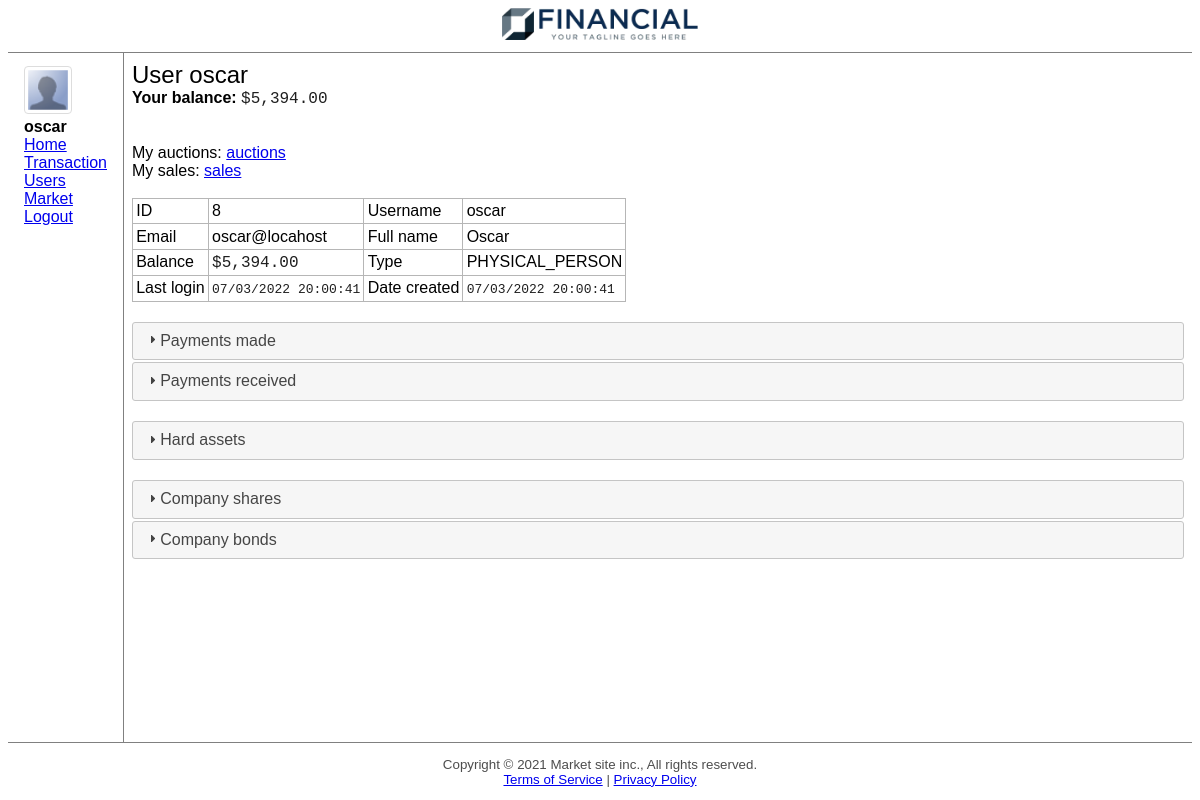
/user/8 (signed in), run on the app's committed database.
### market_site/models.py (models this page shows, shortened)
class User(db.Model, UserMixin):
	__tablename__ = 'users'
	id = db.Column(db.Integer, primary_key=True)
	username = db.Column(db.String(80), unique=True, nullable=False)
	password = db.Column(db.String(120), nullable=False)
	email = db.Column(db.String(80), unique=True, nullable=True)
	full_name = db.Column(db.String(80), unique=False, nullable=True)
	last_login = db.Column(db.DateTime, nullable=True, default=datetime.now)
	type = db.Column(db.Integer, default=PHYSICAL_PERSON)
	company_id = db.Column(db.Integer, unique=True, nullable=True)      # only if the type==LEGAL_PERSON
	bank_id = db.Column(db.Integer, unique=True, nullable=True)      # only if the type==BANKER
	date_created = db.Column(db.DateTime, nullable=False, default=datetime.now)
	balance = db.Column(db.Float, nullable=False, default=0)
	bank_loans = db.relationship('BankLoan', backref='borrower', lazy=True)
	hard_assets = db.relationship('HardAsset', backref='owner', lazy=True)
	company_shares = db.relationship('CompanyShare', backref='owner', lazy=True)
	company_bonds = db.relationship('CompanyBond', backref='owner', lazy=True)
	total_payments_received = db.Column(db.Float, nullable=True, default=0)
	total_payments_made = db.Column(db.Float, nullable=True, default=0)
	ha_sold = db.Column(db.Float, nullable=True, default=0)
	ha_bought = db.Column(db.Float, nullable=True, default=0)
	la_sold = db.Column(db.Float, nullable=True, default=0)
	la_bought = db.Column(db.Float, nullable=True, default=0)
	def shares(self):
		return self.shares_().all()
	def shares_(self):
		q = db.session.query(CompanyShare, Company, func.count(CompanyShare.company_id).label('share_number'))\
			.join(User, CompanyShare.owner_id == User.id)\
			.join(Company, CompanyShare.company_id == Company.id)\
			.where(User.id == self.id)\
			.group_by(Company.name)\
			.order_by(desc('share_number'))
		return q
	def bonds(self):
		return self.bonds_().all()
	def bonds_(self):
		q = db.session.query(CompanyBond, Company, func.count(CompanyBond.company_id).label('bond_number'))\
			.join(User, CompanyBond.owner_id == User.id)\
			.join(Company, CompanyBond.company_id == Company.id)\
			.where(User.id == self.id)\
			.group_by(Company.name)\
			.order_by(desc('bond_number'))
		return q
	def payments_received(self):
		return Transaction.query.filter_by(payee_id=self.id).all()
	def payments_made(self):
		return Transaction.query.filter_by(payer_id=self.id).all()

### market_site/users/routes.py (the view)
@users.route('/user/<int:user_id>', methods=['POST', 'GET'])
@login_required
def user(user_id):
	user = User.query.get_or_404(user_id)
	return render_template('user/user.html', title='User ' + user.username, user=user)

### market_site/models.py (called while the page is built)
@login_manager.user_loader
def load_user(user_id):
	return User.query.get(int(user_id))

	def is_on_sale(self):
		if self.sales:
			if self.sales[-1].status == FOR_SALE:
				return True
		return False

	def get_images(self):
		image_list = []
		try:
			image_list = json.loads(self.images)
			return image_list
		except:
			return False

### market_site/users/templates/user/user.html (shortened to what this page needs)
{% extends "layout.html" %}
{% block content %}
My auctions: <a href="/auctions/user/{{ current_user.id }}">auctions</a><br>
My sales: <a href="/sales/user/{{ current_user.id }}">sales</a><br>
<br>
<table tb>
    <tr>
        <td>ID</td>
        <td>{{ user.id }}</td>
        <td>Username</td>
        <td>{{ user.username }}</td>
    </tr>
    <tr>
        <td>Email</td>
        <td>{{ user.email }}</td>
        <td>Full name</td>
        <td>{{ user.full_name }}</td>
    </tr>
    <tr>
        <td>Balance</td>
        <td>{{ user.balance | price }}</td>
        <td>Type</td>
        <td>
            {% if user.type == 0 %} LEGAL_PERSON {% else %} PHYSICAL_PERSON {% endif %}
        </td>
    </tr>
    <tr>
        <td>Last login</td>
        <td><span class="t">{{ user.last_login | time }}</span> </td>
        <td>Date created</td>
        <td><span class="t">{{ user.date_created | time }}</span> </td>
    </tr>
</table>
<br>
<div class="transactions collapsable">
    <h3>Payments made</h3>
    <h3>Payments received</h3>
</div>
<br>
<div class="hard_assets collapsable">
    <h3>Hard assets</h3>
</div>
<br>
<div class="liquid_assets collapsable">
    <h3>Company shares</h3>
    <h3>Company bonds</h3>
</div>
{% endblock %}

### market_site/templates/layout.html (shortened to what this page needs)
{% from "macros.html" import
    link,
    ha_link,
    company_link,
    company_image,
    ha_image,
    ha_compact,
    pagination,
    user_link,
    auction_link,
    auction_image,
    auction_market,
    ha_market
with context %}
<!DOCTYPE html>
<html lang="en">
<head>
    <link rel="stylesheet" href="{{url_for('static', filename='jquery/jquery-ui.min.css')}}">
    <link rel="stylesheet" href="https://cdnjs.cloudflare.com/ajax/libs/font-awesome/4.7.0/css/font-awesome.min.css">
    <link rel="stylesheet" href="{{url_for('static', filename='css/style.css')}}">
    <link rel="stylesheet" href="{{url_for('static', filename='css/modal.css')}}">
    <link rel="stylesheet" href="{{url_for('static', filename='css/alert.css')}}">
    <link rel="stylesheet" href="{{url_for('static', filename='css/btn.css')}}">
    <link rel="stylesheet" href="{{url_for('static', filename='css/input.css')}}">
</head>
<body>
    <header>
        <img src="{{ url_for('static', filename='logos/logo1.1.png') }}" logo>
        <img src="{{ url_for('static', filename='logos/logo1.2.png') }}" logo>
    </header>
    <div main>
        {% if current_user.is_authenticated and request.route != "/login" %}
            <nav>
                <div>
                    <a href="/home">
                        <img user_image src="{{ url_for('static', filename='logos/profile.png') }}" alt="">
                    </a>
                    <br>
                    <b>
                        {% if current_user.type == 0 %}
                            CEO of
                            <br>
                            {{ current_user.get_company().name }}
                        {% else %}
                            {{current_user.username}}
                        {% endif %}
                    </b>
                </div>
                <a href="/home">Home</a><br>
                {{ link(url_for('users.make_transaction'), 'Transaction') }}<br>
                <a href="/users">Users</a><br>
                <a href="/market">Market</a><br>
                <a href="/logout">Logout</a><br>
            </nav>
        {% endif %}
        <div content>
            <div class="title">
                {% if title %}
                    {{title}}
                {% endif %}
            </div>
            {% if current_user.is_authenticated %}
                <b>Your balance:</b> {{ current_user.balance | price }}
                <br>
                <br>
            {% endif %}
            <br>
            {% block content %}
            {% endblock %}
        </div>
    </div>
    <footer>
		Copyright &copy; 2021 Market site inc., All rights reserved.
		<br>
		<a href="#">Terms of Service</a> | <a href="#">Privacy Policy</a>
	</footer>
</body>

### market_site/static/css/style.css (style rules this page uses)
:root { --blue: #007bff; --indigo: #6610f2; --purple: #6f42c1; --pink: #e83e8c; --red: #dc3545; --orange: #fd7e14; --yellow: #ffc107; --green: #28a745; --teal: #20c997; --cyan: #17a2b8; --white: #fff; --gray: #6c757d; --gray-dark: #343a40; --primary: #007bff; --secondary: #6c757d; --success: #28a745; --info: #17a2b8; --warning: #ffc107; --danger: #dc3545; --light: #f8f9fa; --dark: #343a40; --input-border-color: rgb(128, 189, 255); --input-border-color-shadow: rgba(128, 189, 255, 0.3); }
body, html { margin: 0px; padding: 0px; }
body { display: grid; grid-template-areas: "h" "m" "f"; grid-template-rows: max-content auto max-content; height: 100vh; font-family: Arial, Helvetica, sans-serif; padding: 0em 0.5em 0em 0.5em; }
header { grid-area: h; text-align: center; border-bottom: 1px solid gray; padding: 0.5em 0em; }
footer { grid-area: f; text-align: center; padding: 1em; border-top: 1px solid gray; font-size: smaller; color: #4d4d4d; }
div[main] { grid-area: m; display: grid; grid-template-areas: 'nav content'; grid-template-columns: max-content auto; }
.title { font-size: x-large; }
nav { grid-area: nav; border-right: 1px solid gray; text-align: left; padding: 0.8em 1em; }
nav img[user_image] { border: 1px solid #ddd; border-radius: 4px; padding: 0.2em; width: 2.5em; }
div[content] { grid-area: content; padding: 0.5em; }
img[logo] { height: 2em; }
table[tb] { font-family: arial, sans-serif; border-collapse: collapse; }
table[tb] td, table[tb] th { border: 1px solid #b6b6b6; text-align: left; padding: 0.2em; }
table { border-collapse: collapse; }
[t], .t, [p], .p, [m], .m { font-family: 'Courier New', Courier, monospace; color: #1f1f1f; }
[t], .t { font-size: small; }
[m]::before, .m::before { content: "$"; }
img { display: inline-block; }

### data on the page
User: username "oscar", balance "5,394.00", id "8", email "oscar@locahost", full_name "Oscar", last_login "07/03/2022 20:00:41", date_created "07/03/2022 20:00:41"

### other printed values
{{ name }} "Transaction"
{{ title }} "User oscar"
